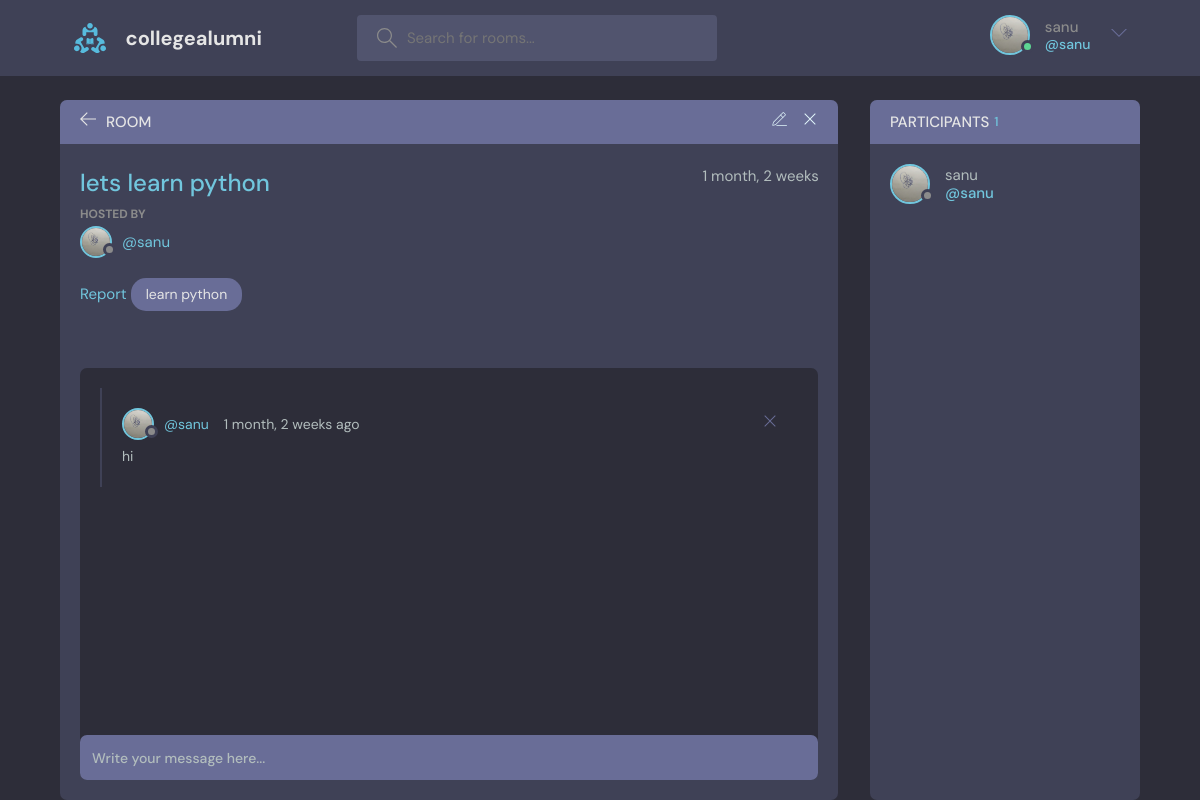
Before: /room/1/ (signed in) with the older database file.
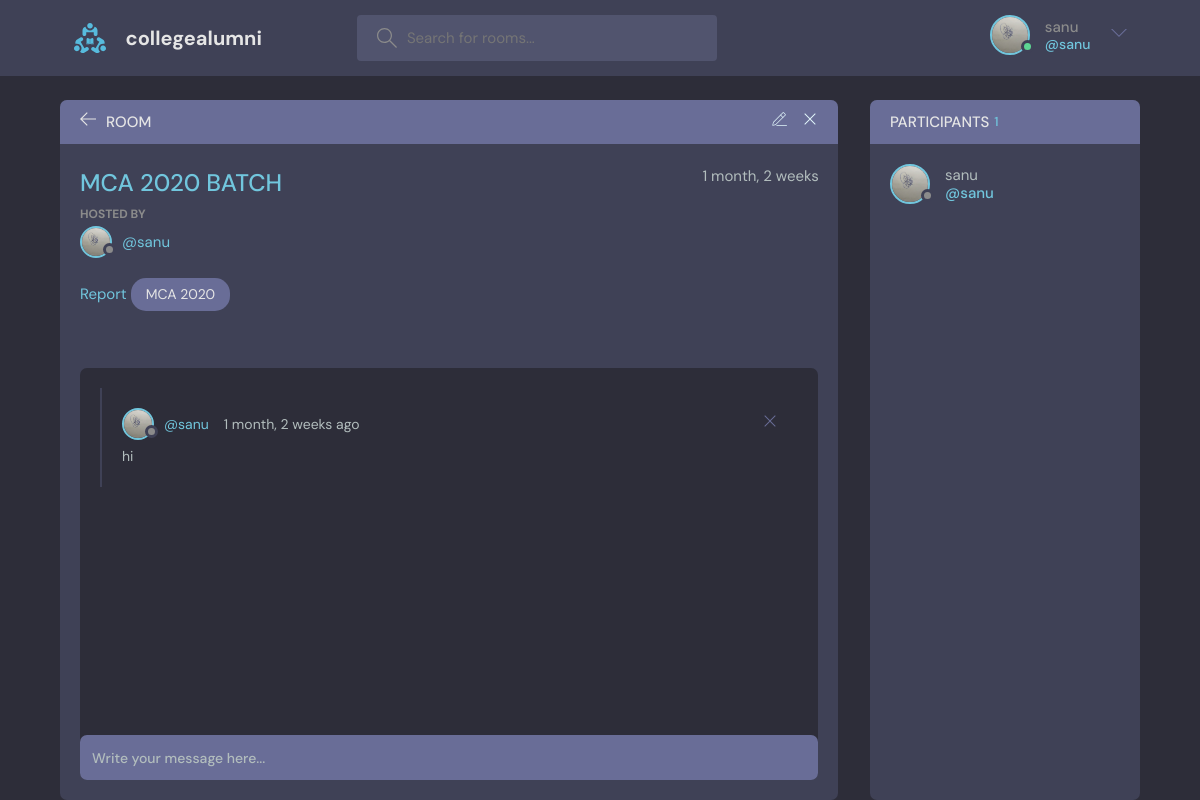
After: the same page with the newer database file.
### base/models.py (models this page shows, shortened)
class Room(models.Model):
    host=models.ForeignKey(User,on_delete=models.SET_NULL,null=True)
    topic=models.ForeignKey(Topic,on_delete=models.SET_NULL,null=True)
    name=models.CharField(max_length=200)
    description=models.TextField(null=True,blank=True)
    participants=models.ManyToManyField(User,related_name='participants',blank=True)
    updated=models.DateTimeField(auto_now=True)
    created=models.DateTimeField(auto_now_add=True)
    class Meta:
        ordering=['-updated','-created']

class Topic(models.Model):
    name=models.CharField(max_length=200)
    def __str__(self):
        return self.name

class User(AbstractUser):
    name = models.CharField(max_length=200,null=True)
    email= models.EmailField(null=True,unique=True)
    bio=models.TextField(null=True)
    avatar=models.ImageField(null=True, default='avatar.svg')
    USERNAME_FIELD='email'
    REQUIRED_FIELDS=[]

### base/views.py (the view, shortened to what this page needs)
# urls.py: path('room/<str:pk>/', views.room,name="room"),
@login_required(login_url='login')
def room(request,pk):
    room=Room.objects.get(id=pk)
    room_messages=room.message_set.all().order_by('-created')
    participants=room.participants.all()
    context={'room':room,'room_messages':room_messages,'participants':participants}
    return render(request,'base/room.html',context)

### base/templates/base/room.html (shortened to what the changed rows need)
{% extends 'main.html' %}
{%block content%}
    <main class="profile-page layout layout--2">
      <div class="container">
        <div class="room">
          <div class="room__box scroll">
            <div class="room__header scroll">
              <div class="room__info">
                <h3>{{room.name}}</h3>
                <span>{{room.created|timesince}}</span>
              </div>
              <div class="room__hosted">
                <p>Hosted By</p>
                <a href="{%url 'user-Profile' room.host.id%}" class="room__author">
                  <div class="avatar avatar--small">
                    <img src={{room.host.avatar.url}}/>
                  </div>
                  <span>@{{room.host.username}}</span>
                </a>
              </div>
              <a href="{%url 'report-room' room.id%}"><p>Report</p></a>
              <span class="room__topics">{{room.topic}}</span>
            </div>
          </div>
        </div>
      </div>
    </main>
    {%endblock content%}

Changed rows visible on the page:
changed Room "sanu": name "lets learn python" → "MCA 2020 BATCH"; topic "learn python" → "MCA 2020"
